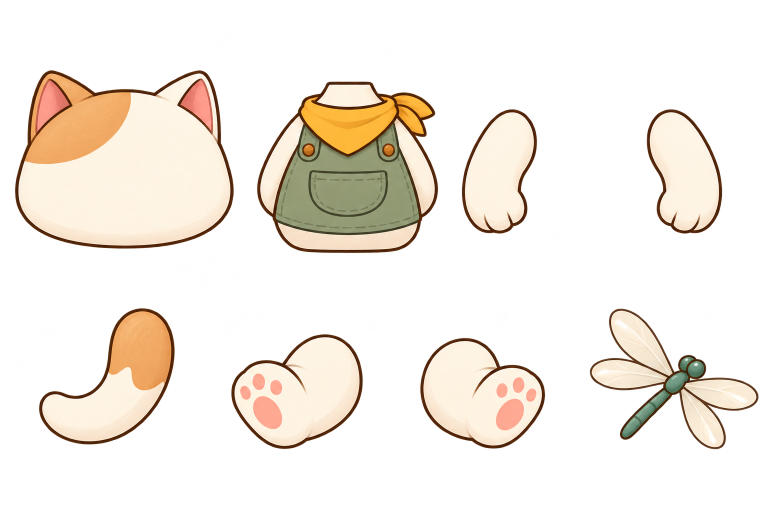
#> input picture design/fishing-2d/region-01-ao-co-may/animation-v01/assets/cat-rig-sheet.png, 1536 x 1024 px (shown at 1/2 size)
$ python package-assets.py
#> lines starting #> are read from the running program, lines starting #| are printed output that depends on the picture
"""Mechanical sprite packaging only. Crop cells, trim alpha-zero margins, preserve pixels."""
from pathlib import Path
from PIL import Image
import json

root = Path(__file__).resolve().parent
groups = {
    'cat-rig-sheet.png': {
        'head': (15, 125, 485, 515),
        'body': (500, 145, 900, 520),
        'arm-left': (910, 200, 1100, 500),
        'arm-right': (1280, 200, 1465, 500),
        'tail': (65, 600, 375, 915),
        'foot-left': (440, 650, 755, 920),
        'foot-right': (810, 650, 1115, 925),
        'dragonfly': (1165, 600, 1535, 925),
    },
    'props-sheet.png': {
        'raft': (80, 85, 1005, 455),
        'basket': (1170, 130, 1500, 455),
        'rod': (200, 470, 765, 880),
        'bait': (1195, 595, 1440, 860),
    },
}
manifest = {}
for source, parts in groups.items():
    image = Image.open(root / source).convert('RGBA')
#> image is the input picture: PIL image 1536x1024 RGBA; mean R, G, B, A 117.2, 99, 80.8, 70.4
    for name, box in parts.items():
        crop = image.crop(box)
        bbox = crop.getchannel('A').getbbox()
        if not bbox:
            raise ValueError('Empty sprite: ' + name)
        sprite = crop.crop(bbox)
        sprite.save(root / (name + '.png'))
        manifest[name] = {'file':name+'.png', 'source':source, 'crop':list(box), 'alphaTrim':list(bbox), 'size':list(sprite.size)}
#> this loop made 8 passes
#> bbox on passes 1 to 8: (9, 0, 467, 390), (1, 0, 400, 375), (8, 16, 190, 276), (1, 16, 185, 300), (0, 0, 287, 315), (0, 0, 314, 270), (0, 0, 292, 275), (10, 0, 355, 322)
#> pass 1, `crop = image.crop(box)`:
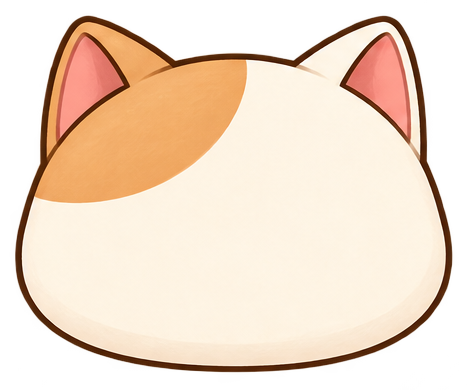
#> crop: PIL image 470x390 RGBA; mean R, G, B, A 204.7, 174.8, 148.8, 175.8; transparent parts drawn white
#> pass 1, `sprite = crop.crop(bbox)`:
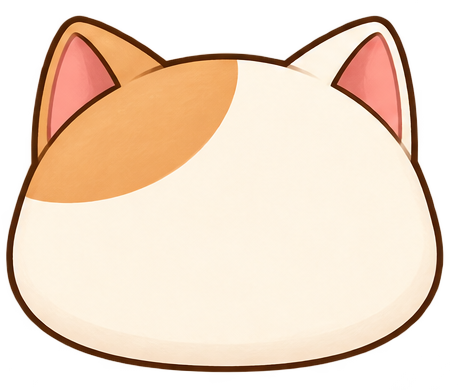
#> sprite: PIL image 458x390 RGBA; mean R, G, B, A 206.6, 176.8, 150.8, 180.4; transparent parts drawn white
#> pass 2, `crop = image.crop(box)`:
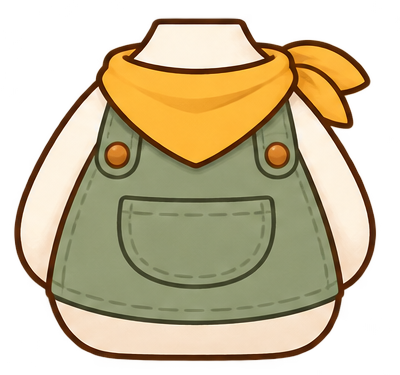
#> crop: PIL image 400x375 RGBA; mean R, G, B, A 160.1, 137.9, 98.4, 165.1; transparent parts drawn white
#> pass 2, `sprite = crop.crop(bbox)`:
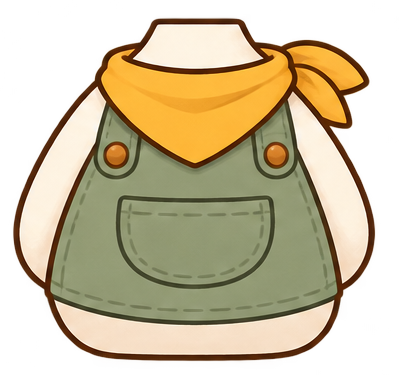
#> sprite: PIL image 399x375 RGBA; mean R, G, B, A 160.1, 137.9, 98.4, 165.5; transparent parts drawn white
#> after the loop:
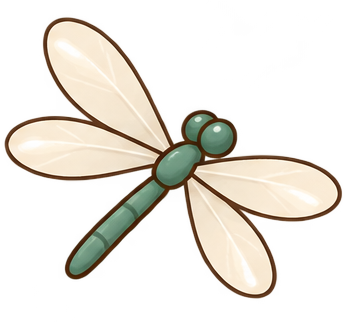
#> sprite: PIL image 345x322 RGBA; mean R, G, B, A 137.6, 126.6, 108, 84.5; transparent parts drawn white
#> after the loop, manifest = 8 items
#> pass 2 of the loop `for source, parts in groups.items():`:
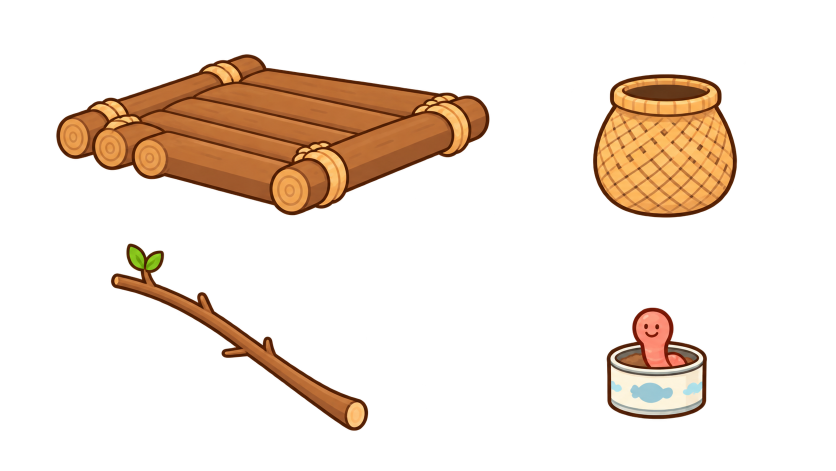
#> input picture design/fishing-2d/region-01-ao-co-may/animation-v01/assets/props-sheet.png, 1671 x 941 px (shown at 1/2 size)
#> image is the input picture: PIL image 1671x941 RGBA; mean R, G, B, A 34.4, 22, 11.8, 47
#> the loop `for name, box in parts.items():` made 4 passes
#> bbox on passes 1 to 4: (1, 0, 925, 369), (11, 0, 330, 324), (16, 5, 565, 394), (7, 10, 222, 249)
#> pass 1, `crop = image.crop(box)`:
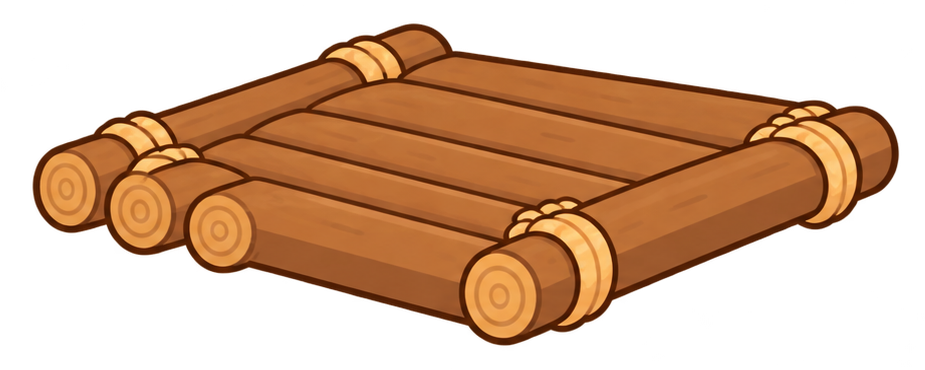
#> crop: PIL image 925x370 RGBA; mean R, G, B, A 84.6, 49.8, 23.7, 121.2; transparent parts drawn white
#> after the loop `for name, box in parts.items():`:
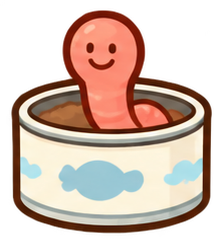
#> sprite: PIL image 215x239 RGBA; mean R, G, B, A 123.8, 100.1, 87.9, 161.8; transparent parts drawn white
#> after the loop `for name, box in parts.items():`: manifest = 12 items
if (root / 'body-v02-source.png').exists():
    correction = Image.open(root / 'body-v02-source.png').convert('RGBA')
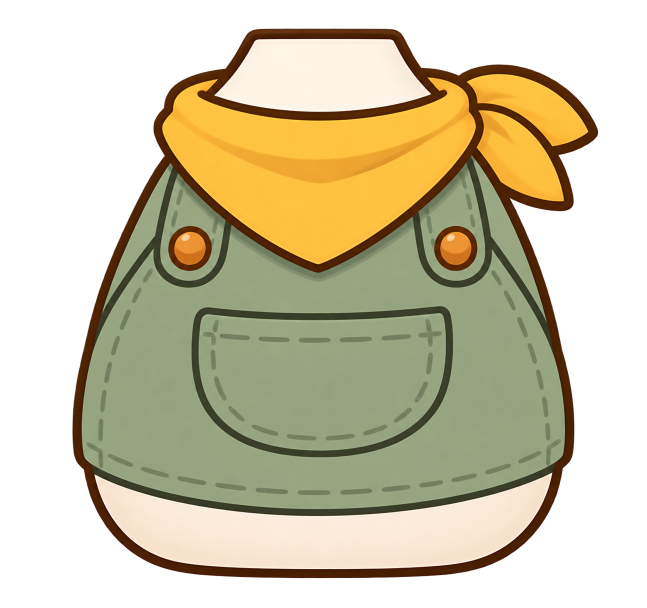
#> input picture design/fishing-2d/region-01-ao-co-may/animation-v01/assets/body-v02-source.png, 1294 x 1216 px (shown at 1/2 size)
#> correction is the input picture: PIL image 1294x1216 RGBA; mean R, G, B, A 99.7, 92.3, 63.6, 148.1
    box = correction.getchannel('A').getbbox()
#> box = (0, 54, 1244, 1216)
    sprite = correction.crop(box)
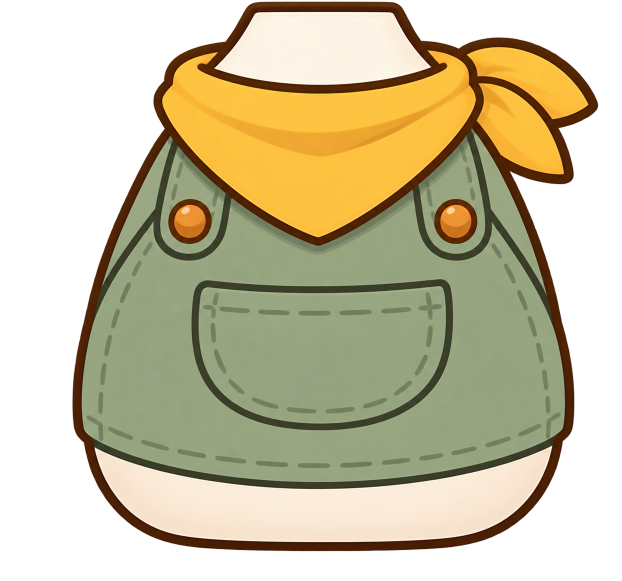
#> sprite: PIL image 1244x1162 RGBA (shown at 1/2 size); mean R, G, B, A 108.5, 100.5, 69.2, 161.2; transparent parts drawn white
    sprite.save(root / 'body.png')
    manifest['body'] = {'file':'body.png','source':'body-v02-source.png','crop':list(box),'size':list(sprite.size),'note':'imagegen correction removes baked arms'}
(root / 'sprites.json').write_text(json.dumps(manifest, indent=2), encoding='utf-8')
print(json.dumps({key:value['size'] for key,value in manifest.items()}, indent=2))
#> (printed output is left out)
